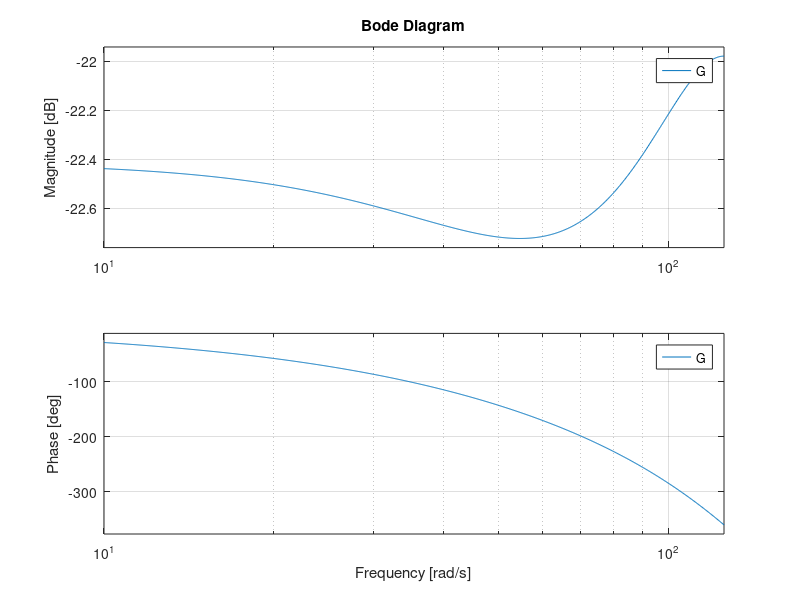
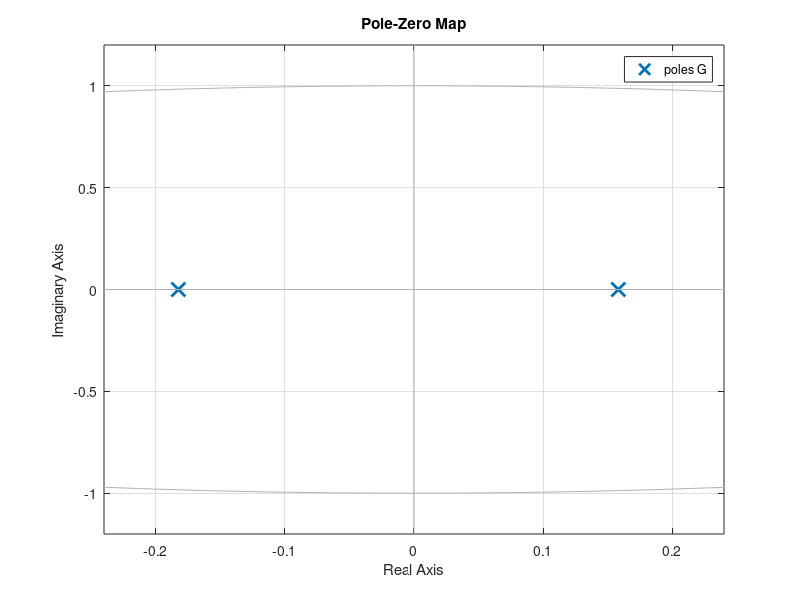

These figures' MATLAB source, in order:
clear; close all;

dts=0.025;
z=tf('z',0.02);
s=tf('s');

%position
% G=tf(0.0942645*[ 1],[ 1, -1.02262, 0.0377818],0.02);
% G=tf(0.364536*[ 1],[ 1, -0.968879, 0.00537095],0.02)
% G=tf(0.156518*[ 1],[ 1, -0.973209, -0.0206462],0.02)
% G=tf(0.139215*[ 1],[ 1, -0.980172],0.02)
G=tf([ 0.0753961],[ 1, 0.0242649, -0.0288532],0.025)


%velocity loop order 1
% G=tf(2.26583*[ 1],[ 1, -0.872412],0.02)
% G=tf(1.96921*[ 1],[ 1, -0.773375],0.02)
% G=tf(1.53223*[ 1],[ 1, -0.95705],0.02)
% G=tf(3.67976*[ 1],[ 1, -0.820698],0.02)
% G=G*dts*z/(z-1);

%velocity loop order 3
% G=tf(0.112161*[ 1],[ 1, -0.877543, -0.0832234, -0.037668],0.02)
% G=tf(0.113422*[ 1],[ 1, -0.968139, -0.0195348, -0.00982847],0.02)
% G=tf(1.22265*[ 1],[ 1, -0.500281, -0.507862],0.02)
% G=tf(0.143742*[ 1],[ 1, -0.997083, -0.00169304, -0.00230541],0.02)
% G=tf(1.05513*[ 1],[ 1, -0.909565, 0.0817223],0.02)
% G=G*dts*z/(z-1);


zpk(G)

z=tf('z',dts);
s=tf('s');

bode(G)

H=0.01+s
C=c2d(H,dts,'tustin')
%bode(H);

F=minreal(C*G/(1+C*G))

figure;
pzmap(G)




